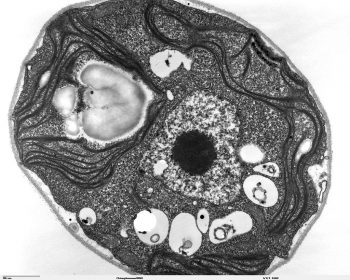
#> input picture Actividades/Codigos/celula-prueba.jpg, 350 x 280 px, found by its file name
$ python index14.py
#> lines starting #> are read from the running program, lines starting #| are printed output that depends on the picture; after the words box and inside, x2 and y2 are one past the last pixel; in counts of white or black regions, pixels touching at a corner belong together
import cv2
import numpy as np

img = f"Actividades\Codigos\celula-prueba.jpg"

# Cargar imagen
imagen = cv2.imread(img, cv2.IMREAD_GRAYSCALE)
#> imagen is the input picture: shape (280, 350); min 0, max 255, mean 148.9

# Binarización
_, binaria = cv2.threshold(imagen, 127, 255, cv2.THRESH_BINARY)
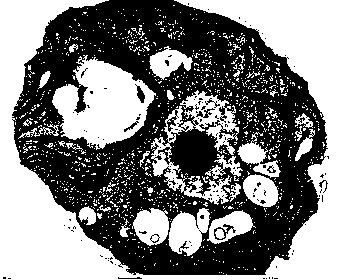
#> binaria: shape (280, 350); 51.3% white; 126 black regions (115 under 20 px), largest, box (x1, y1, x2, y2) and area: (12, 0, 328, 275) 46830, (214, 224, 236, 240) 105, (135, 84, 145, 103) 87

# Elemento estructurante 3x3
kernel = np.ones((3,3), np.uint8)

# Apertura = Erosión + Dilatación
apertura = cv2.erode(binaria, kernel)
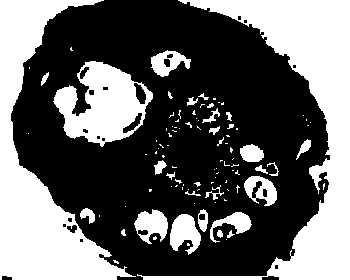
#> apertura: shape (280, 350); 39.8% white; 101 white regions (70 under 20 px), largest, box (x1, y1, x2, y2) and area: (137, 0, 350, 280) 15560, (0, 0, 136, 280) 13503, (53, 61, 153, 147) 4807
apertura = cv2.dilate(apertura, kernel)
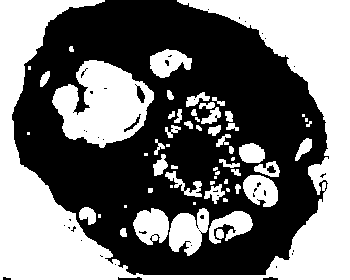
#> apertura: shape (280, 350); 45.4% white; 60 white regions (19 under 20 px), largest, box (x1, y1, x2, y2) and area: (0, 0, 350, 280) 30664, (52, 60, 154, 148) 5543, (169, 208, 209, 256) 1252

# Cierre = Dilatación + Erosión
cierre = cv2.dilate(binaria, kernel)
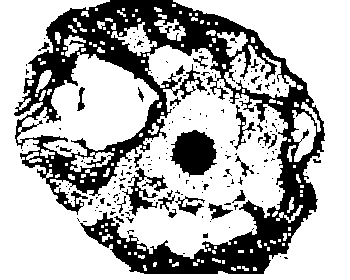
#> cierre: shape (280, 350); 70.5% white; 192 black regions (161 under 20 px), largest, box (x1, y1, x2, y2) and area: (14, 0, 325, 274) 24366, (170, 130, 217, 177) 1504, (122, 168, 168, 216) 667
cierre = cv2.erode(cierre, kernel)
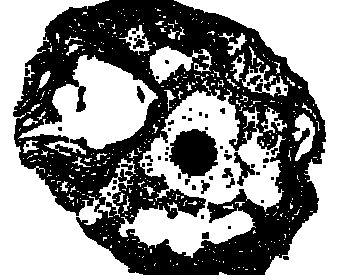
#> cierre: shape (280, 350); 56.9% white; 57 black regions (36 under 20 px), largest, box (x1, y1, x2, y2) and area: (13, 0, 326, 275) 39073, (169, 129, 218, 178) 1728, (234, 152, 255, 186) 252

# Mostrar resultados
cv2.imshow("Original binarizada", binaria)
cv2.imshow("Apertura", apertura)
cv2.imshow("Cierre", cierre)

cv2.waitKey(0)
cv2.destroyAllWindows()
